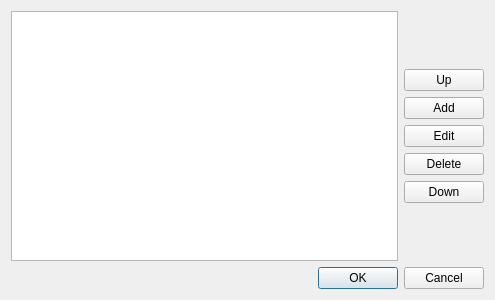
<?xml version="1.0" encoding="UTF-8"?>
<ui version="4.0">
 <class>Dialog</class>
 <widget class="QDialog" name="Dialog">
  <property name="geometry">
   <rect>
    <x>0</x>
    <y>0</y>
    <width>495</width>
    <height>300</height>
   </rect>
  </property>
  <property name="windowTitle">
   <string>Dialog</string>
  </property>
  <layout class="QVBoxLayout" name="verticalLayout_2">
   <item>
    <layout class="QHBoxLayout" name="horizontalLayout">
     <item>
      <widget class="QTreeView" name="treeView"/>
     </item>
     <item>
      <layout class="QVBoxLayout" name="verticalLayout">
       <item>
        <spacer name="verticalSpacer">
         <property name="orientation">
          <enum>Qt::Vertical</enum>
         </property>
         <property name="sizeHint" stdset="0">
          <size>
           <width>20</width>
           <height>40</height>
          </size>
         </property>
        </spacer>
       </item>
       <item>
        <widget class="QPushButton" name="pushButton">
         <property name="text">
          <string>Up</string>
         </property>
        </widget>
       </item>
       <item>
        <widget class="QPushButton" name="pushButton_3">
         <property name="text">
          <string>Add</string>
         </property>
        </widget>
       </item>
       <item>
        <widget class="QPushButton" name="pushButton_4">
         <property name="text">
          <string>Edit</string>
         </property>
        </widget>
       </item>
       <item>
        <widget class="QPushButton" name="pushButton_5">
         <property name="text">
          <string>Delete</string>
         </property>
        </widget>
       </item>
       <item>
        <widget class="QPushButton" name="pushButton_2">
         <property name="text">
          <string>Down</string>
         </property>
        </widget>
       </item>
       <item>
        <spacer name="verticalSpacer_2">
         <property name="orientation">
          <enum>Qt::Vertical</enum>
         </property>
         <property name="sizeHint" stdset="0">
          <size>
           <width>20</width>
           <height>40</height>
          </size>
         </property>
        </spacer>
       </item>
      </layout>
     </item>
    </layout>
   </item>
   <item>
    <widget class="QDialogButtonBox" name="buttonBox">
     <property name="orientation">
      <enum>Qt::Horizontal</enum>
     </property>
     <property name="standardButtons">
      <set>QDialogButtonBox::Cancel|QDialogButtonBox::Ok</set>
     </property>
    </widget>
   </item>
  </layout>
 </widget>
 <resources/>
 <connections>
  <connection>
   <sender>buttonBox</sender>
   <signal>accepted()</signal>
   <receiver>Dialog</receiver>
   <slot>accept()</slot>
   <hints>
    <hint type="sourcelabel">
     <x>248</x>
     <y>254</y>
    </hint>
    <hint type="destinationlabel">
     <x>157</x>
     <y>274</y>
    </hint>
   </hints>
  </connection>
  <connection>
   <sender>buttonBox</sender>
   <signal>rejected()</signal>
   <receiver>Dialog</receiver>
   <slot>reject()</slot>
   <hints>
    <hint type="sourcelabel">
     <x>316</x>
     <y>260</y>
    </hint>
    <hint type="destinationlabel">
     <x>286</x>
     <y>274</y>
    </hint>
   </hints>
  </connection>
 </connections>
</ui>
